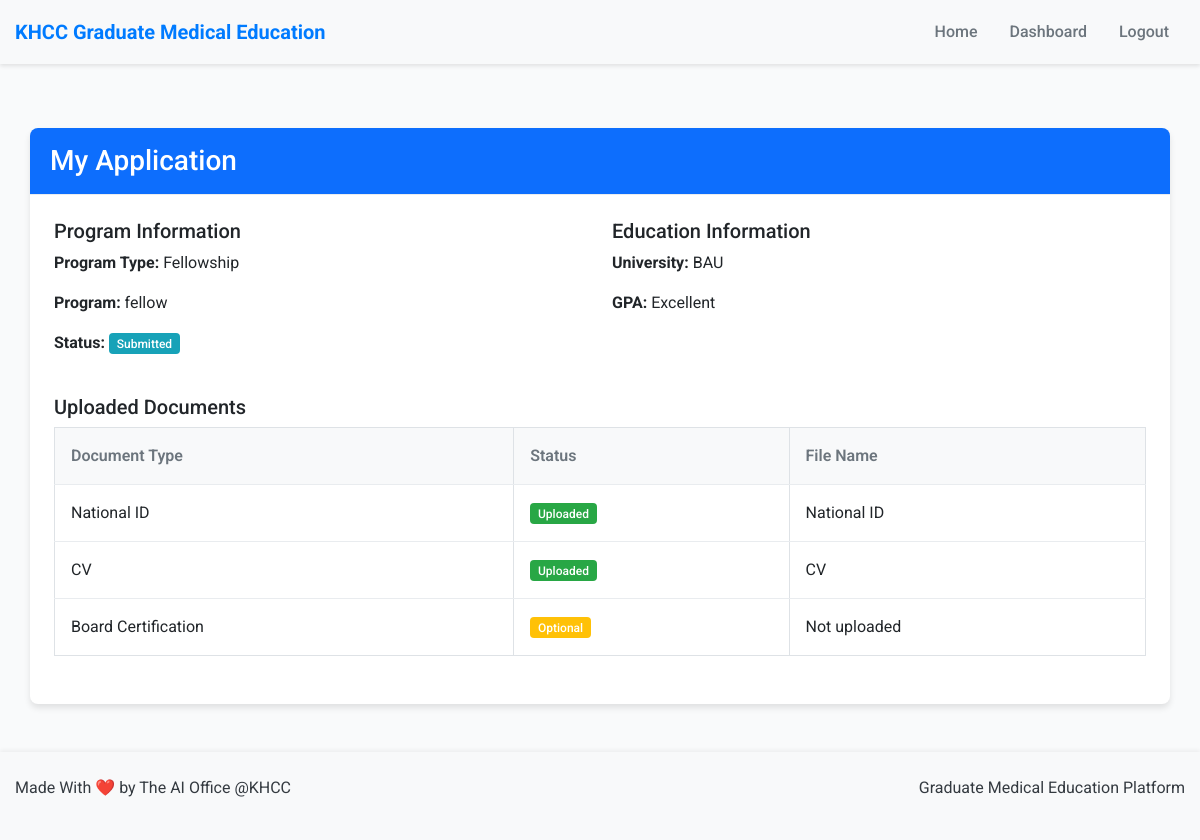
/applicant/dashboard/ (signed in), run on the app's committed database.
### users/models.py (models this page shows, shortened)
class Application(models.Model):
    STATUS_CHOICES = (
        ('DRAFT', 'Draft'),
        ('SUBMITTED', 'Submitted'),
        ('ELIGIBLE', 'Eligible'),
        ('NOT_ELIGIBLE', 'Not Eligible'),
        ('APPROVED', 'Approved'),
        ('REJECTED', 'Rejected'),
        ('INVITED_FOR_INTERVIEW', 'Invited for Interview'),
    )
    GPA_CHOICES = (
        ('SATISFACTORY', 'Satisfactory'),
        ('GOOD', 'Good'),
        ('VERY_GOOD', 'Very Good'),
        ('EXCELLENT', 'Excellent'),
    )
    applicant = models.ForeignKey(User, on_delete=models.CASCADE, related_name='applications')
    program = models.ForeignKey(Program, on_delete=models.CASCADE, related_name='applications')
    university_name = models.CharField(max_length=100)
    gpa = models.CharField(max_length=20, choices=GPA_CHOICES)
    final_score = models.DecimalField(max_digits=5, decimal_places=2, null=True, blank=True)
    final_score_submitted = models.BooleanField(default=False)
    final_score_notes = models.TextField(blank=True)
    final_score_submitted_at = models.DateTimeField(null=True, blank=True)
    def national_id_upload_path(instance, filename):
        ext = filename.split('.')[-1]
        filename = f"{instance.applicant.username}_{uuid4().hex}.{ext}"
        return os.path.join('documents', 'national_id', filename)
    def cv_upload_path(instance, filename):
        ext = filename.split('.')[-1]
        filename = f"{instance.applicant.username}_{uuid4().hex}.{ext}"
        return os.path.join('documents', 'cv', filename)
    def payment_upload_path(instance, filename):
        ext = filename.split('.')[-1]
        filename = f"{instance.applicant.username}_{uuid4().hex}.{ext}"
        return os.path.join('documents', 'payment', filename)
    def certificate_upload_path(instance, filename):
        ext = filename.split('.')[-1]
        filename = f"{instance.applicant.username}_{uuid4().hex}.{ext}"
        return os.path.join('documents', 'certificates', filename)
    def board_certification_upload_path(instance, filename):
        ext = filename.split('.')[-1]
        filename = f"{instance.applicant.username}_{uuid4().hex}.{ext}"
        return os.path.join('documents', 'board_certification', filename)
    national_id_document = models.FileField(upload_to=national_id_upload_path)
    cv = models.FileField(upload_to=cv_upload_path)
    payment_receipt = models.FileField(upload_to=payment_upload_path, null=True, blank=True)
    university_certificate = models.FileField(upload_to=certificate_upload_path, null=True, blank=True)
    board_certification = models.FileField(upload_to=board_certification_upload_path, null=True, blank=True)
    status = models.CharField(max_length=25, choices=STATUS_CHOICES, default='SUBMITTED')
    created_at = models.DateTimeField(auto_now_add=True)
    updated_at = models.DateTimeField(auto_now=True)
    class Meta:
        unique_together = ('applicant', 'program')
    def get_file_name(self, field_name):
        field = getattr(self, field_name)
        if field:
            path = field.name
            filename = os.path.basename(path)
            document_types = {
                'national_id_document': 'National ID',
                'cv': 'CV',
                'payment_receipt': 'Payment Receipt',
                'university_certificate': 'University Certificate',
                'board_certification': 'Board Certification'
            }
            return f"{document_types.get(field_name, 'Document')}"
        return None

class Program(models.Model):
    PROGRAM_TYPE_CHOICES = (
        ('RESIDENCY', 'Residency'),
        ('FELLOWSHIP', 'Fellowship'),
    )
    STATUS_CHOICES = (
        ('ACTIVE', 'Active'),
        ('INACTIVE', 'Inactive'),
    )
    name = models.CharField(max_length=100, validators=[MinLengthValidator(3)])
    program_type = models.CharField(max_length=20, choices=PROGRAM_TYPE_CHOICES)
    start_date = models.DateField()
    end_date = models.DateField()
    status = models.CharField(max_length=10, choices=STATUS_CHOICES, default='ACTIVE')
    capacity = models.PositiveIntegerField(null=True, blank=True)

### users/views.py (the view, shortened to what this page needs)
# urls.py: path('applicant/dashboard/', views.applicant_dashboard, name='applicant_dashboard'),
@login_required
@user_passes_test(is_applicant)
def applicant_dashboard(request):
    try:
        existing_application = Application.objects.filter(applicant=request.user).first()
        if existing_application:
            file_names = {}
            for field_name in ['national_id_document', 'cv', 'payment_receipt', 'university_certificate', 'board_certification']:
                if hasattr(existing_application, field_name) and getattr(existing_application, field_name):
                    file_names[field_name] = existing_application.get_file_name(field_name)
                else:
                    file_names[field_name] = None
            return render(request, 'users/applicant_dashboard.html', {
                'application': existing_application,
                'file_names': file_names
            })
    except Exception as e:
        messages.error(request, f'An error occurred: {str(e)}')
        return redirect('home')

### users/views.py (called while the page is built)
def is_applicant(user):
    return user.is_authenticated and user.user_type == 'APPLICANT'

### users/templates/users/applicant_dashboard.html (shortened to what this page needs)
{% extends 'users/base.html' %}
{% block content %}
<div class="container mt-4">
    <div class="row">
        <div class="col-md-12">
            <div class="card">
                <div class="card-header bg-primary text-white">
                    <h3 class="mb-0">My Application</h3>
                </div>
                <div class="card-body">
                    {% if application %}
                        <div class="row mb-4">
                            <div class="col-md-6">
                                <h5>Program Information</h5>
                                <p><strong>Program Type:</strong> {{ application.program.get_program_type_display }}</p>
                                <p><strong>Program:</strong> {{ application.program.name }}</p>
                                <p><strong>Status:</strong>
                                    <span class="badge {% if application.status == 'DRAFT' %}bg-warning{% elif application.status == 'SUBMITTED' %}bg-info{% elif application.status == 'ELIGIBLE' %}bg-success{% elif application.status == 'NOT_ELIGIBLE' %}bg-danger{% elif application.status == 'APPROVED' %}bg-success{% elif application.status == 'REJECTED' %}bg-danger{% elif application.status == 'INVITED_FOR_INTERVIEW' %}bg-primary{% endif %}">
                                        {{ application.get_status_display }}
                                    </span>
                                </p>
                            </div>
                            <div class="col-md-6">
                                <h5>Education Information</h5>
                                <p><strong>University:</strong> {{ application.university_name }}</p>
                                <p><strong>GPA:</strong> {{ application.get_gpa_display }}</p>
                            </div>
                        </div>
                        <div class="row mb-4">
                            <div class="col-md-12">
                                <h5>Uploaded Documents</h5>
                                <div class="table-responsive">
                                    <table class="table table-bordered">
                                        <thead>
                                            <tr>
                                                <th>Document Type</th>
                                                <th>Status</th>
                                                <th>File Name</th>
                                            </tr>
                                        </thead>
                                        <tbody>
                                            <tr>
                                                <td>National ID</td>
                                                <td>
                                                    {% if file_names.national_id_document %}
                                                        <span class="badge bg-success">Uploaded</span>
                                                    {% else %}
                                                        <span class="badge bg-danger">Missing</span>
                                                    {% endif %}
                                                </td>
                                                <td>{{ file_names.national_id_document|default:"Not uploaded" }}</td>
                                            </tr>
                                            <tr>
                                                <td>CV</td>
                                                <td>
                                                    {% if file_names.cv %}
                                                        <span class="badge bg-success">Uploaded</span>
                                                    {% else %}
                                                        <span class="badge bg-danger">Missing</span>
                                                    {% endif %}
                                                </td>
                                                <td>{{ file_names.cv|default:"Not uploaded" }}</td>
                                            </tr>
                                            {% if application.program.program_type == 'RESIDENCY' %}
                                                <tr>
                                                    <td>Payment Receipt</td>
                                                    <td>
                                                        {% if file_names.payment_receipt %}
                                                            <span class="badge bg-success">Uploaded</span>
                                                        {% else %}
                                                            <span class="badge bg-danger">Missing</span>
                                                        {% endif %}
                                                    </td>
                                                    <td>{{ file_names.payment_receipt|default:"Not uploaded" }}</td>
                                                </tr>
                                                <tr>
                                                    <td>University Certificate</td>
                                                    <td>
                                                        {% if file_names.university_certificate %}
                                                            <span class="badge bg-success">Uploaded</span>
                                                        {% else %}
                                                            <span class="badge bg-danger">Missing</span>
                                                        {% endif %}
                                                    </td>
                                                    <td>{{ file_names.university_certificate|default:"Not uploaded" }}</td>
                                                </tr>
                                            {% else %}
                                                <tr>
                                                    <td>Board Certification</td>
                                                    <td>
                                                        {% if file_names.board_certification %}
                                                            <span class="badge bg-success">Uploaded</span>
                                                        {% else %}
                                                            <span class="badge bg-warning">Optional</span>
                                                        {% endif %}
                                                    </td>
                                                    <td>{{ file_names.board_certification|default:"Not uploaded" }}</td>
                                                </tr>
                                            {% endif %}
                                        </tbody>
                                    </table>
                                </div>
                            </div>
                        </div>
                    {% endif %}
                </div>
            </div>
        </div>
    </div>
</div>
{% endblock %}

### static/css/style.css (style rules this page uses)
:root { --primary-color: #007bff; --primary-light: #e6f2ff; --secondary-color: #6c757d; --success-color: #28a745; --danger-color: #dc3545; --warning-color: #ffc107; --info-color: #17a2b8; --light-color: #f8f9fa; --dark-color: #343a40; --white-color: #ffffff; --border-color: #e9ecef; --shadow-sm: 0 0.125rem 0.25rem rgba(0, 0, 0, 0.075); --shadow-md: 0 0.5rem 1rem rgba(0, 0, 0, 0.1); --shadow-lg: 0 1rem 3rem rgba(0, 0, 0, 0.15); --border-radius: 0.5rem; --transition: all 0.3s ease; --font-family: 'Roboto', sans-serif; }
body { font-family: var(--font-family); background-color: #f9fafb; color: var(--dark-color); min-height: 100vh; display: flex; flex-direction: column; }
.container { max-width: 1200px; margin: 0 auto; padding: 0 15px; }
.card { border: none; border-radius: var(--border-radius); box-shadow: var(--shadow-sm); transition: var(--transition); margin-bottom: 1.5rem; overflow: hidden; }
.card-header { background-color: var(--white-color); border-bottom: 1px solid var(--border-color); padding: 1rem 1.25rem; font-weight: 600; }
.card-header.bg-primary { background-color: var(--primary-color) !important; color: var(--white-color); }
.card-body { padding: 1.5rem; }
.table { margin-bottom: 0; }
.table thead th { background-color: var(--light-color); border-bottom: 1px solid var(--border-color); font-weight: 600; color: var(--secondary-color); padding: 1rem; white-space: nowrap; }
.table tbody td { padding: 1rem; vertical-align: middle; border-bottom: 1px solid var(--border-color); }
.table tbody tr:last-child td { border-bottom: none; }
.table tbody tr { transition: var(--transition); }
.badge { padding: 0.35em 0.65em; font-weight: 500; border-radius: 0.25rem; }
.bg-primary { background-color: var(--primary-color) !important; }
.bg-success { background-color: var(--success-color) !important; }
.bg-warning { background-color: var(--warning-color) !important; }
.bg-info { background-color: var(--info-color) !important; }

### users/templates/users/base.html (style rules this page uses)
:root { --primary-color: #0d6efd; --secondary-color: #6c757d; --khcc-color: #007bff; }
body { min-height: 100vh; display: flex; flex-direction: column; }
.card { box-shadow: 0 4px 6px rgba(0, 0, 0, 0.1); transition: transform 0.3s ease; margin-bottom: 1.5rem; }

### data on the page
Application: program.program_type "Fellowship", program.name "fellow", status "Submitted", university_name "BAU", gpa "Excellent"

### other printed values
{{ file_names.national_id_document|default:"Not uploaded" }} "National ID"
{{ file_names.cv|default:"Not uploaded" }} "CV"
{{ file_names.board_certification|default:"Not uploaded" }} "Not uploaded"
